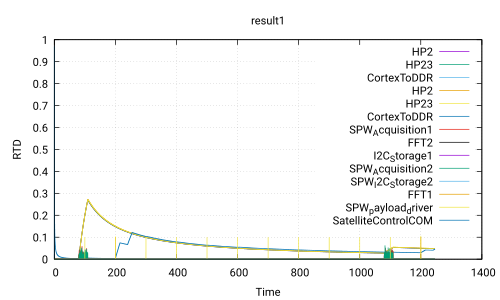

This figure's gnuplot source:
 set title 'result1'
 set ylabel 'RTD'
 set xlabel 'Time'
 set grid
 set term pdf
 set output 'Use_case_DoubleCamera_noSafety.ATIPPIC0.executable240.0_0.0.pdf'
 plot 'Use_case_DoubleCamera_noSafety.ATIPPIC0.executable240.0_0.0.csv' using 1:2 with lines title 'HP2','Use_case_DoubleCamera_noSafety.ATIPPIC0.executable240.0_0.0.csv' using 1:3 with lines title 'HP23','Use_case_DoubleCamera_noSafety.ATIPPIC0.executable240.0_0.0.csv' using 1:4 with lines title 'CortexToDDR','Use_case_DoubleCamera_noSafety.ATIPPIC0.executable240.0_0.0.csv' using 1:5 with lines title 'HP2','Use_case_DoubleCamera_noSafety.ATIPPIC0.executable240.0_0.0.csv' using 1:6 with lines title 'HP23','Use_case_DoubleCamera_noSafety.ATIPPIC0.executable240.0_0.0.csv' using 1:7 with lines title 'CortexToDDR','Use_case_DoubleCamera_noSafety.ATIPPIC0.executable240.0_0.0.csv' using 1:8 with lines title 'SPW_Acquisition1','Use_case_DoubleCamera_noSafety.ATIPPIC0.executable240.0_0.0.csv' using 1:9 with lines title 'FFT2','Use_case_DoubleCamera_noSafety.ATIPPIC0.executable240.0_0.0.csv' using 1:10 with lines title 'I2C_Storage1','Use_case_DoubleCamera_noSafety.ATIPPIC0.executable240.0_0.0.csv' using 1:11 with lines title 'SPW_Acquisition2','Use_case_DoubleCamera_noSafety.ATIPPIC0.executable240.0_0.0.csv' using 1:12 with lines title 'SPW_I2C_Storage2','Use_case_DoubleCamera_noSafety.ATIPPIC0.executable240.0_0.0.csv' using 1:13 with lines title 'FFT1','Use_case_DoubleCamera_noSafety.ATIPPIC0.executable240.0_0.0.csv' using 1:14 with lines title 'SPW_payload_driver','Use_case_DoubleCamera_noSafety.ATIPPIC0.executable240.0_0.0.csv' using 1:15 with lines title 'SatelliteControlCOM'
